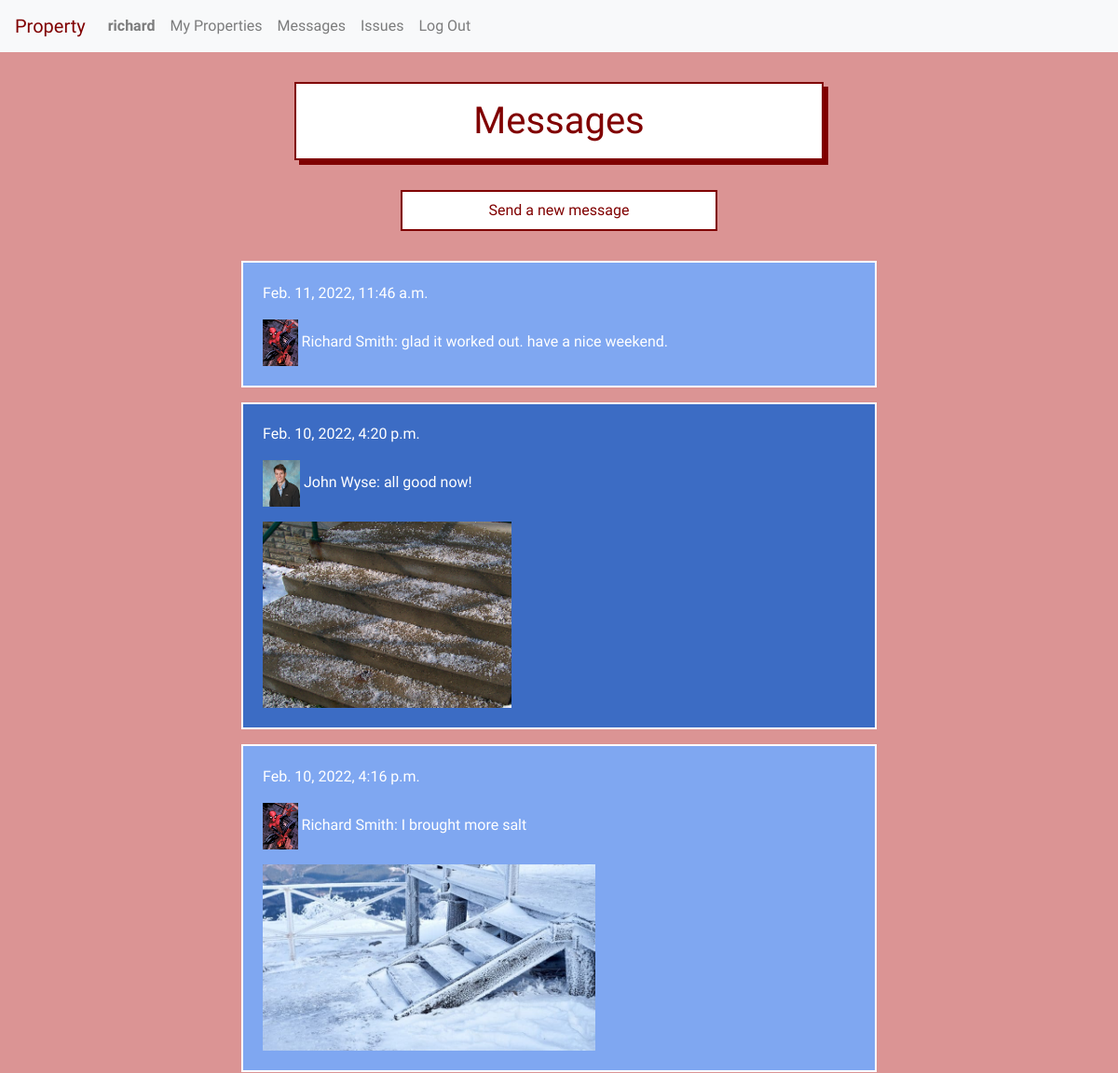
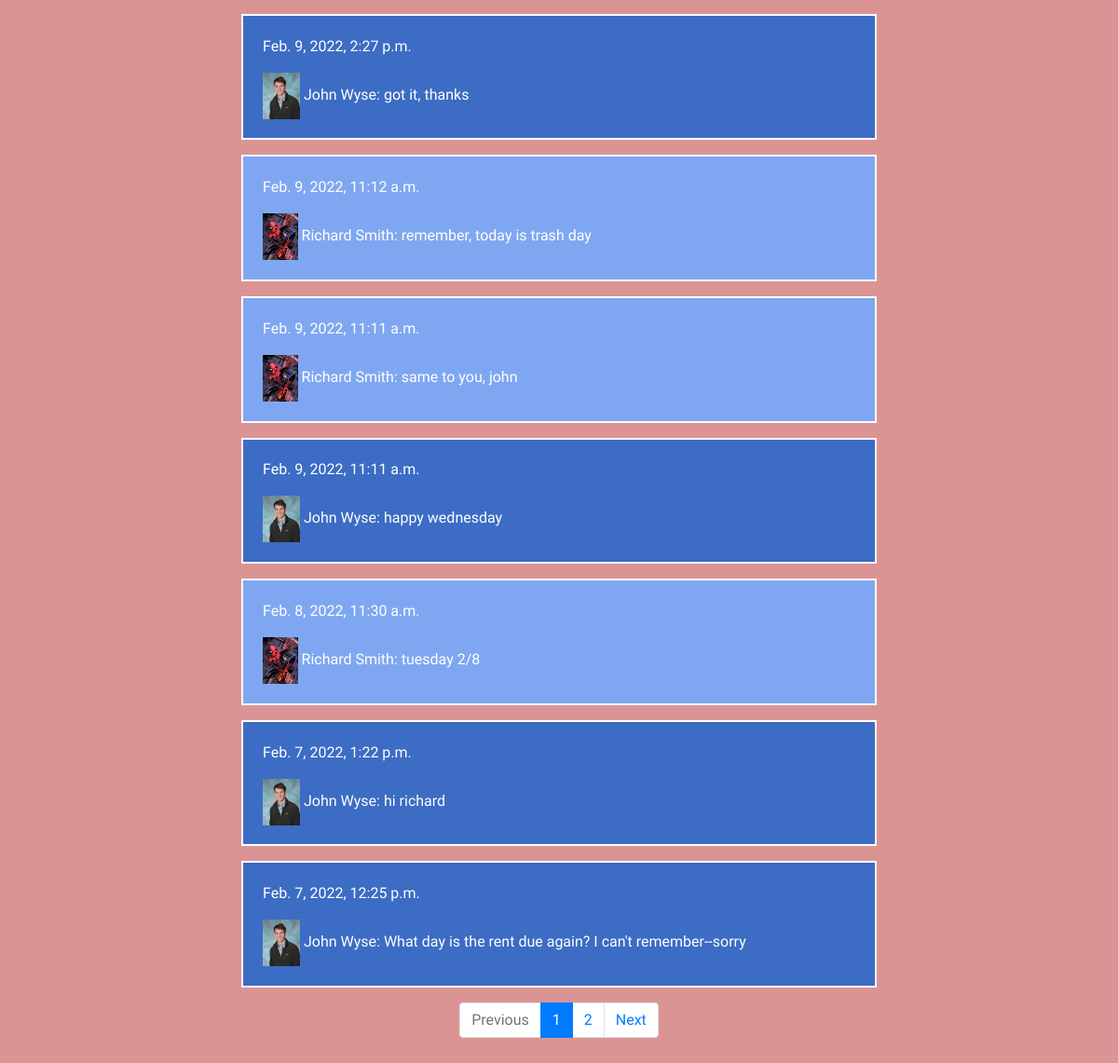
The page /unit_messages/3 (signed in) on the database as committed earlier (2 pictures, top to bottom).
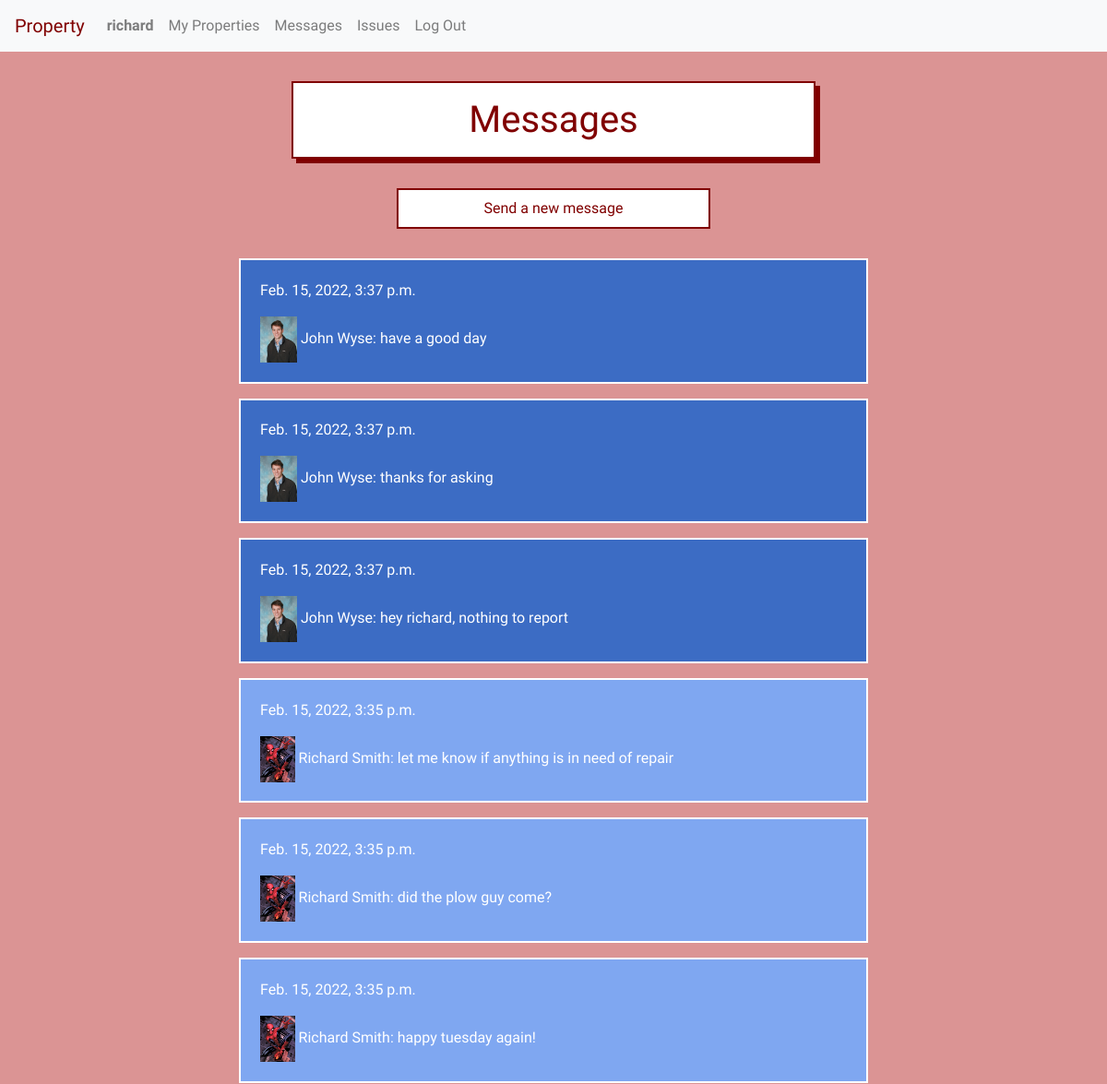
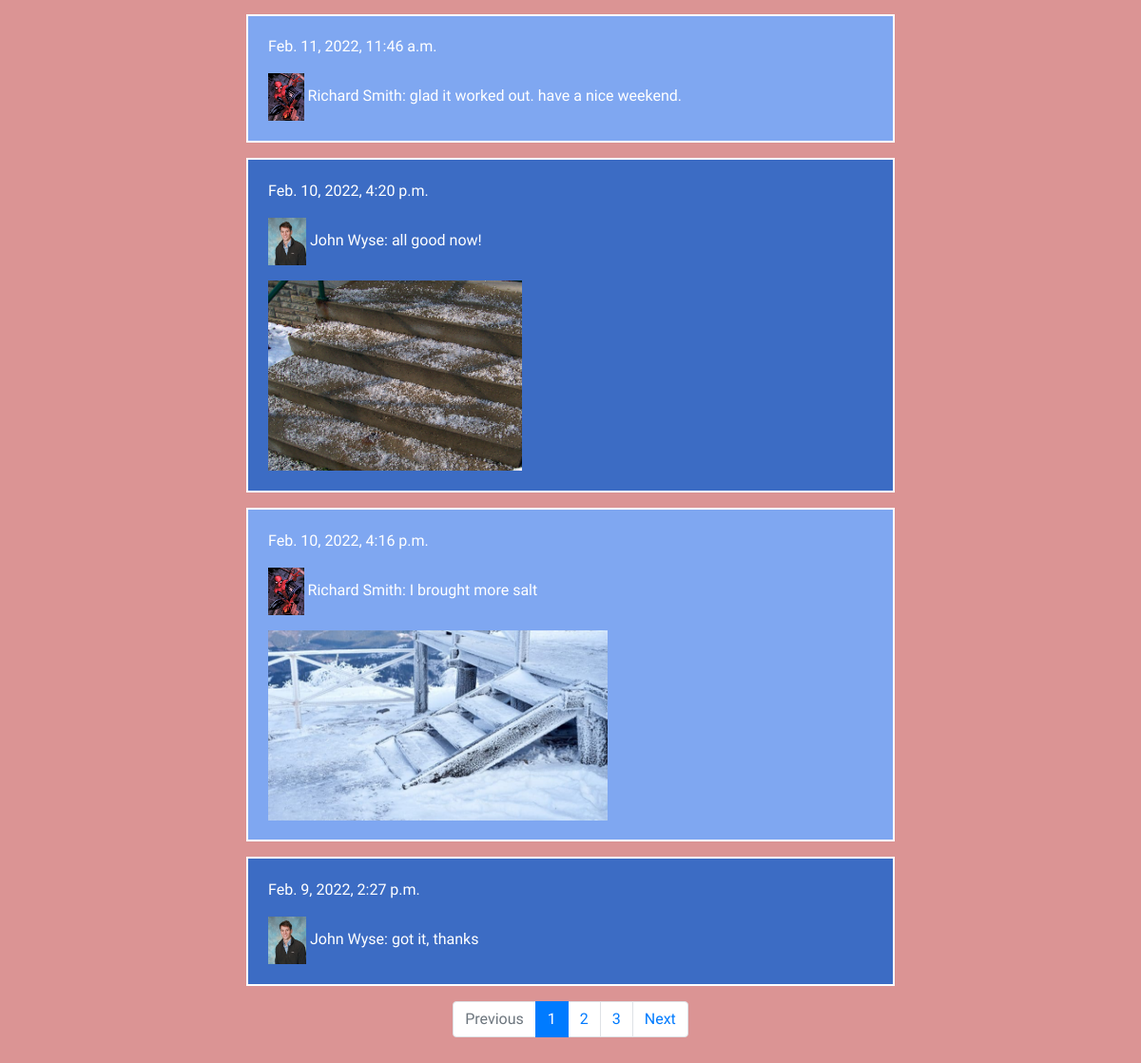
The same page on the database as committed later (2 pictures, top to bottom).
### property/models.py (models this page shows, shortened)
class Message(models.Model):
    sender = models.ForeignKey(User, on_delete=models.CASCADE, related_name="senders")
    recipient = models.ForeignKey(User, on_delete=models.CASCADE, related_name="recipients")
    timestamp = models.DateTimeField(default=timezone.now)
    image = models.ImageField(blank=True, null=True, upload_to='message_images/')
    text = models.TextField(max_length=1000, default=" ", null=False, blank=False)
    read = models.BooleanField(default=False)

class User(AbstractUser):
    tenant = models.BooleanField(default=True)
    manager = models.BooleanField(default=False)
    profile_picture = models.ImageField(blank=True, null=True, upload_to='profile_images/')

### property/views.py (the view, shortened to what this page needs)
# urls.py: path("unit_messages/<int:unit_id>", views.unit_messages, name="unit_messages"),
@login_required
def unit_messages(request, unit_id):
    if request.method == "GET":
        unit = Unit.objects.get(id=unit_id)
        if request.user.manager:
            messages = Message.objects.filter(sender=request.user).filter(recipient=unit.tenant) | Message.objects.filter(recipient=request.user).filter(sender=unit.tenant)
            ordered_messages = Message.objects.filter(id__in=messages).order_by('-timestamp')
            paginator = Paginator(ordered_messages, 10) # Show 10 messages per page.
            page_number = request.GET.get('page')
            page_obj = paginator.get_page(page_number)
            return render(request, 'property/unit_messages.html', {
                "messages": page_obj,
                "unit": unit
            })
    else:
        return render(request, 'property/error.html')

### property/templates/property/unit_messages.html (shortened to what this page needs)
{% extends "property/layout.html" %}
{% block body %}
<h1>Messages</h1>
{% if user.is_authenticated and request.user == unit.manager or request.user == unit.tenant%}
    <button onclick="show_send_message_form_block()" class="show_send_a_message_form">Send a new message</button><br>
    {% for message in messages %}
    <div class="listed-item-messages-{{message.sender.tenant}}">
        <div class="original_message_content">
            <p class="timestamp">{{ message.timestamp }}</p>
            <p id="original_content_{{message.id}}">
                {% if message.sender.profile_picture %}
                    <img src="{{ message.sender.profile_picture.url }}" alt="{{ message.sender }}" height=50>
                {% endif %}
                {{ message.sender.first_name }} {{ message.sender.last_name }}: {{ message.text }}
            </p>
            {% if message.image %}
            <img src="{{ message.image.url }}" alt="{{ message.title }}" height=200>
            {% endif %}
        </div>
    </div>
    {% endfor %}
    <nav aria-label="Page navigation">
        <ul class="pagination justify-content-center">
          {% if messages.has_previous %}
            <li class="page-item">
              <a class="page-link" href="?page={{ messages.previous_page_number }}">Previous</a>
            </li>
          {% else %}
            <li class="page-item disabled">
              <a class="page-link" href="#" tabindex="-1" aria-disabled="True">Previous</a>
            </li>
          {% endif %}
          {% for i in messages.paginator.page_range %}
            {% if messages.number == i %}
              <li class="page-item active" aria-current="page">
                <span class="page-link">
                  {{ i }}
                </span>
              </li>
            {% else %}
              <li class="page-item"><a class="page-link" href="?page={{ i }}">{{ i }}</a></li>
            {% endif %}
          {% endfor %}
          {% if messages.has_next %}
            <li class="page-item">
              <a class="page-link" href="?page={{ messages.next_page_number }}">Next</a>
            </li>
          {% else %}
            <li class="page-item disabled">
              <a class="page-link" href="#" tabindex="-1" aria-disabled="True">Next</a>
            </li>
          {% endif %}
        </ul>
      </nav>
{% else %}
<br><br>
You don't have permission to view this page.
{% endif %}
{% endblock %}

Rows that differ between the two databases and show on the page:
no longer on this page (row unchanged): Message: timestamp "Feb. 9, 2022, 11:12 a.m.", sender.profile_picture (picture), sender.first_name "Richard", sender.last_name "Smith", text "remember, today is trash day"
no longer on this page (row unchanged): Message: timestamp "Feb. 9, 2022, 11:11 a.m.", sender.profile_picture (picture), sender.first_name "Richard", sender.last_name "Smith", text "same to you, john"
no longer on this page (row unchanged): Message: timestamp "Feb. 9, 2022, 11:11 a.m.", sender.profile_picture (picture), sender.first_name "John", sender.last_name "Wyse", text "happy wednesday"
no longer on this page (row unchanged): Message: timestamp "Feb. 8, 2022, 11:30 a.m.", sender.profile_picture (picture), sender.first_name "Richard", sender.last_name "Smith", text "tuesday 2/8"
no longer on this page (row unchanged): Message: timestamp "Feb. 7, 2022, 1:22 p.m.", sender.profile_picture (picture), sender.first_name "John", sender.last_name "Wyse", text "hi richard"
no longer on this page (row unchanged): Message: timestamp "Feb. 7, 2022, 12:25 p.m.", sender.profile_picture (picture), sender.first_name "John", sender.last_name "Wyse", text "What day is the rent due again? I can't remember--sorry"
added Message: timestamp "Feb. 15, 2022, 3:37 p.m.", sender.profile_picture (picture), sender.first_name "John", sender.last_name "Wyse", text "have a good day"
added Message: timestamp "Feb. 15, 2022, 3:37 p.m.", sender.profile_picture (picture), sender.first_name "John", sender.last_name "Wyse", text "thanks for asking"
added Message: timestamp "Feb. 15, 2022, 3:37 p.m.", sender.profile_picture (picture), sender.first_name "John", sender.last_name "Wyse", text "hey richard, nothing to report"
added Message: timestamp "Feb. 15, 2022, 3:35 p.m.", sender.profile_picture (picture), sender.first_name "Richard", sender.last_name "Smith", text "let me know if anything is in need of repair"
added Message: timestamp "Feb. 15, 2022, 3:35 p.m.", sender.profile_picture (picture), sender.first_name "Richard", sender.last_name "Smith", text "did the plow guy come?"
added Message: timestamp "Feb. 15, 2022, 3:35 p.m.", sender.profile_picture (picture), sender.first_name "Richard", sender.last_name "Smith", text "happy tuesday again!"
Other text that changed with them:
new list line: "3"
